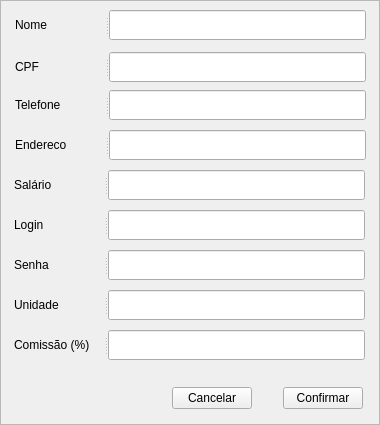
<?xml version="1.0" encoding="UTF-8"?>
<ui version="4.0">
 <class>TelaCadastroVendedor</class>
 <widget class="QFrame" name="TelaCadastroVendedor">
  <property name="geometry">
   <rect>
    <x>0</x>
    <y>0</y>
    <width>380</width>
    <height>425</height>
   </rect>
  </property>
  <property name="minimumSize">
   <size>
    <width>380</width>
    <height>425</height>
   </size>
  </property>
  <property name="maximumSize">
   <size>
    <width>380</width>
    <height>425</height>
   </size>
  </property>
  <property name="windowTitle">
   <string>Cadastro de Vendedor</string>
  </property>
  <property name="frameShape">
   <enum>QFrame::StyledPanel</enum>
  </property>
  <property name="frameShadow">
   <enum>QFrame::Raised</enum>
  </property>
  <widget class="QWidget" name="">
   <property name="geometry">
    <rect>
     <x>172</x>
     <y>380</y>
     <width>191</width>
     <height>36</height>
    </rect>
   </property>
   <layout class="QGridLayout" name="gridLayout">
    <item row="0" column="0">
     <widget class="QPushButton" name="pushButton_4">
      <property name="text">
       <string>Cancelar</string>
      </property>
     </widget>
    </item>
    <item row="0" column="2">
     <widget class="QPushButton" name="pushButton_3">
      <property name="text">
       <string>Confirmar</string>
      </property>
     </widget>
    </item>
    <item row="0" column="1">
     <spacer name="horizontalSpacer">
      <property name="orientation">
       <enum>Qt::Horizontal</enum>
      </property>
      <property name="sizeHint" stdset="0">
       <size>
        <width>40</width>
        <height>20</height>
       </size>
      </property>
     </spacer>
    </item>
   </layout>
  </widget>
  <widget class="QSplitter" name="splitter">
   <property name="geometry">
    <rect>
     <x>14</x>
     <y>330</y>
     <width>351</width>
     <height>32</height>
    </rect>
   </property>
   <property name="orientation">
    <enum>Qt::Horizontal</enum>
   </property>
   <widget class="QLabel" name="label_9">
    <property name="minimumSize">
     <size>
      <width>90</width>
      <height>30</height>
     </size>
    </property>
    <property name="maximumSize">
     <size>
      <width>90</width>
      <height>30</height>
     </size>
    </property>
    <property name="text">
     <string>Comissão (%)</string>
    </property>
   </widget>
   <widget class="QLineEdit" name="lineEdit_9"/>
  </widget>
  <widget class="QSplitter" name="splitter_2">
   <property name="geometry">
    <rect>
     <x>14</x>
     <y>290</y>
     <width>351</width>
     <height>32</height>
    </rect>
   </property>
   <property name="orientation">
    <enum>Qt::Horizontal</enum>
   </property>
   <widget class="QLabel" name="label_8">
    <property name="minimumSize">
     <size>
      <width>90</width>
      <height>30</height>
     </size>
    </property>
    <property name="maximumSize">
     <size>
      <width>90</width>
      <height>30</height>
     </size>
    </property>
    <property name="text">
     <string>Unidade</string>
    </property>
   </widget>
   <widget class="QLineEdit" name="lineEdit_8"/>
  </widget>
  <widget class="QSplitter" name="splitter_3">
   <property name="geometry">
    <rect>
     <x>14</x>
     <y>250</y>
     <width>351</width>
     <height>32</height>
    </rect>
   </property>
   <property name="orientation">
    <enum>Qt::Horizontal</enum>
   </property>
   <widget class="QLabel" name="label_7">
    <property name="minimumSize">
     <size>
      <width>90</width>
      <height>30</height>
     </size>
    </property>
    <property name="maximumSize">
     <size>
      <width>90</width>
      <height>30</height>
     </size>
    </property>
    <property name="text">
     <string>Senha</string>
    </property>
   </widget>
   <widget class="QLineEdit" name="lineEdit_7"/>
  </widget>
  <widget class="QSplitter" name="splitter_4">
   <property name="geometry">
    <rect>
     <x>14</x>
     <y>210</y>
     <width>351</width>
     <height>32</height>
    </rect>
   </property>
   <property name="orientation">
    <enum>Qt::Horizontal</enum>
   </property>
   <widget class="QLabel" name="label_5">
    <property name="minimumSize">
     <size>
      <width>90</width>
      <height>30</height>
     </size>
    </property>
    <property name="maximumSize">
     <size>
      <width>90</width>
      <height>30</height>
     </size>
    </property>
    <property name="text">
     <string>Login</string>
    </property>
   </widget>
   <widget class="QLineEdit" name="lineEdit_6"/>
  </widget>
  <widget class="QSplitter" name="splitter_5">
   <property name="geometry">
    <rect>
     <x>14</x>
     <y>170</y>
     <width>351</width>
     <height>32</height>
    </rect>
   </property>
   <property name="orientation">
    <enum>Qt::Horizontal</enum>
   </property>
   <widget class="QLabel" name="label_6">
    <property name="minimumSize">
     <size>
      <width>90</width>
      <height>30</height>
     </size>
    </property>
    <property name="maximumSize">
     <size>
      <width>90</width>
      <height>30</height>
     </size>
    </property>
    <property name="text">
     <string>Salário</string>
    </property>
   </widget>
   <widget class="QLineEdit" name="lineEdit_5"/>
  </widget>
  <widget class="QSplitter" name="splitter_6">
   <property name="geometry">
    <rect>
     <x>15</x>
     <y>130</y>
     <width>351</width>
     <height>32</height>
    </rect>
   </property>
   <property name="orientation">
    <enum>Qt::Horizontal</enum>
   </property>
   <widget class="QLabel" name="label_4">
    <property name="minimumSize">
     <size>
      <width>90</width>
      <height>30</height>
     </size>
    </property>
    <property name="maximumSize">
     <size>
      <width>90</width>
      <height>30</height>
     </size>
    </property>
    <property name="text">
     <string>Endereco</string>
    </property>
   </widget>
   <widget class="QLineEdit" name="lineEdit_4"/>
  </widget>
  <widget class="QSplitter" name="splitter_7">
   <property name="geometry">
    <rect>
     <x>15</x>
     <y>90</y>
     <width>351</width>
     <height>32</height>
    </rect>
   </property>
   <property name="orientation">
    <enum>Qt::Horizontal</enum>
   </property>
   <widget class="QLabel" name="label_3">
    <property name="minimumSize">
     <size>
      <width>90</width>
      <height>30</height>
     </size>
    </property>
    <property name="maximumSize">
     <size>
      <width>90</width>
      <height>30</height>
     </size>
    </property>
    <property name="text">
     <string>Telefone</string>
    </property>
   </widget>
   <widget class="QLineEdit" name="lineEdit_3"/>
  </widget>
  <widget class="QSplitter" name="splitter_8">
   <property name="geometry">
    <rect>
     <x>15</x>
     <y>52</y>
     <width>351</width>
     <height>32</height>
    </rect>
   </property>
   <property name="orientation">
    <enum>Qt::Horizontal</enum>
   </property>
   <widget class="QLabel" name="label_2">
    <property name="minimumSize">
     <size>
      <width>90</width>
      <height>30</height>
     </size>
    </property>
    <property name="maximumSize">
     <size>
      <width>90</width>
      <height>30</height>
     </size>
    </property>
    <property name="text">
     <string>CPF</string>
    </property>
   </widget>
   <widget class="QLineEdit" name="lineEdit_2"/>
  </widget>
  <widget class="QSplitter" name="splitter_9">
   <property name="geometry">
    <rect>
     <x>15</x>
     <y>10</y>
     <width>351</width>
     <height>32</height>
    </rect>
   </property>
   <property name="orientation">
    <enum>Qt::Horizontal</enum>
   </property>
   <widget class="QLabel" name="label">
    <property name="minimumSize">
     <size>
      <width>90</width>
      <height>30</height>
     </size>
    </property>
    <property name="maximumSize">
     <size>
      <width>90</width>
      <height>30</height>
     </size>
    </property>
    <property name="text">
     <string>Nome</string>
    </property>
   </widget>
   <widget class="QLineEdit" name="lineEdit"/>
  </widget>
 </widget>
 <tabstops>
  <tabstop>lineEdit</tabstop>
  <tabstop>lineEdit_2</tabstop>
  <tabstop>lineEdit_3</tabstop>
  <tabstop>lineEdit_4</tabstop>
  <tabstop>lineEdit_5</tabstop>
  <tabstop>lineEdit_6</tabstop>
  <tabstop>lineEdit_7</tabstop>
  <tabstop>lineEdit_8</tabstop>
  <tabstop>lineEdit_9</tabstop>
  <tabstop>pushButton_3</tabstop>
  <tabstop>pushButton_4</tabstop>
 </tabstops>
 <resources/>
 <connections/>
</ui>
